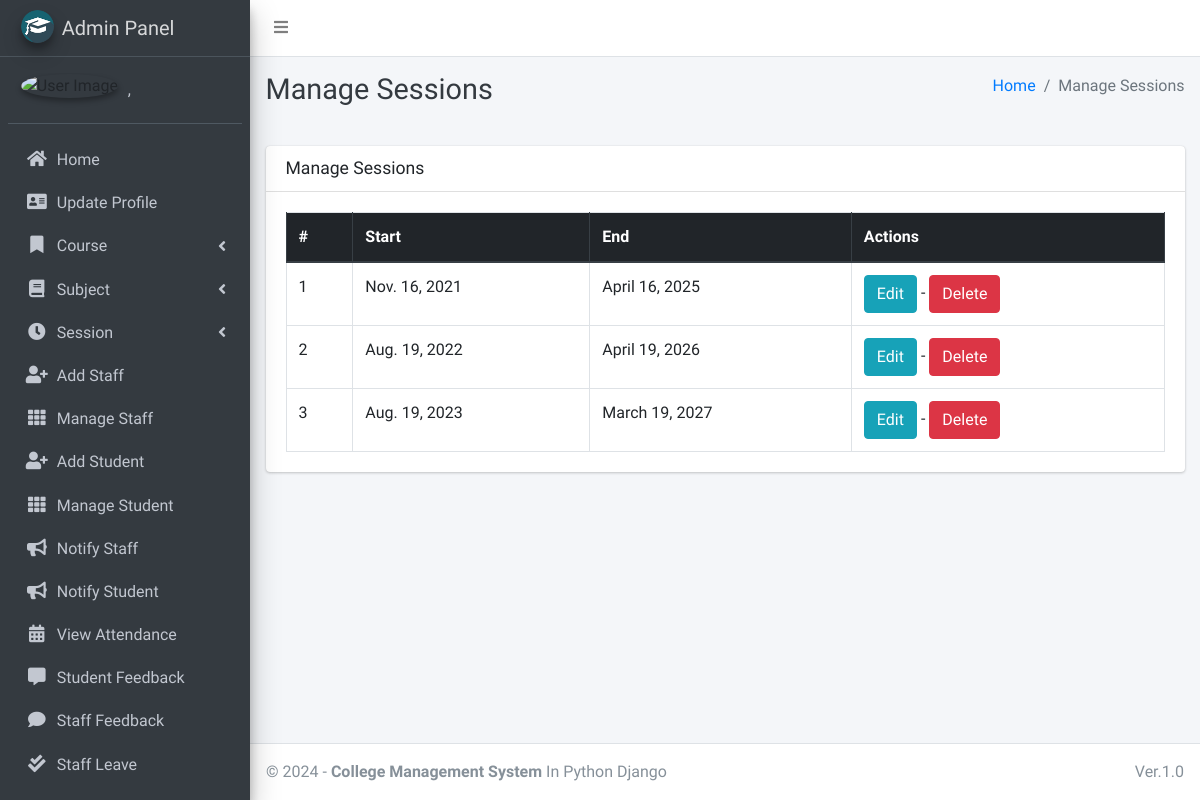
The page /session/manage/ (signed in) on the database as committed earlier.
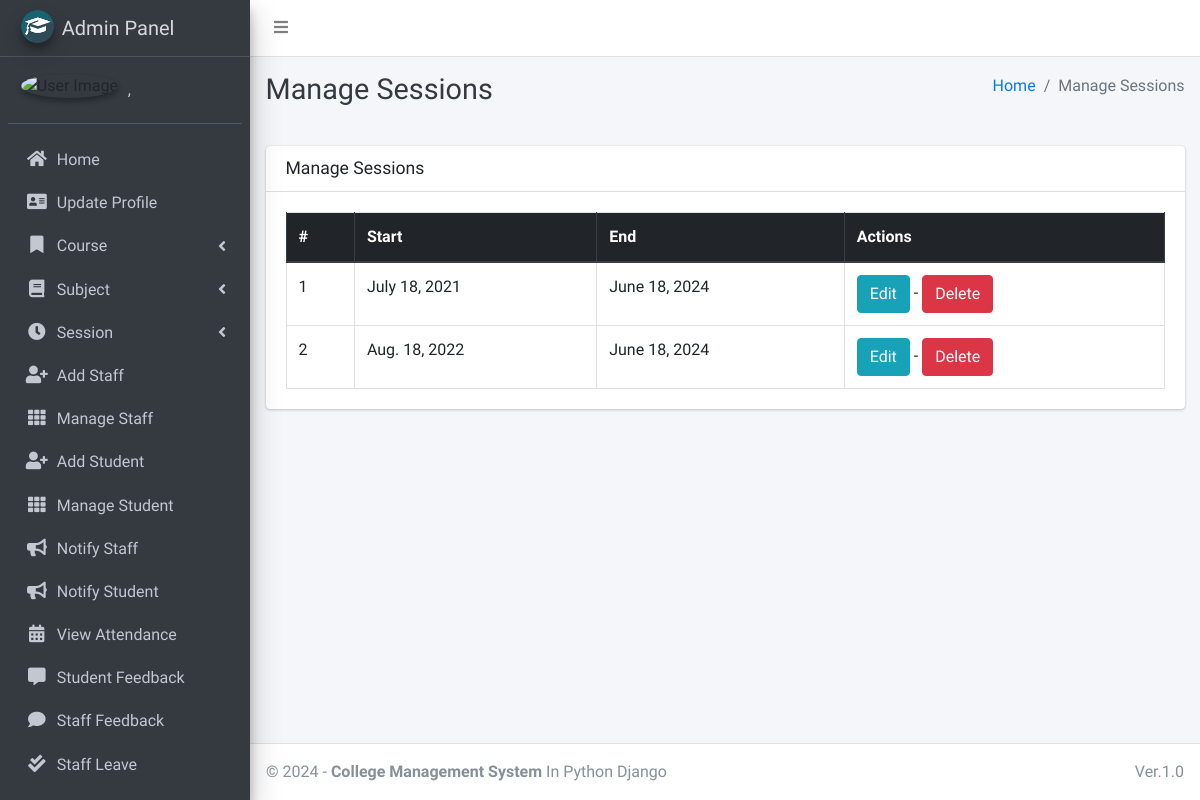
The same page on the database as committed later.
### main_app/models.py (models this page shows, shortened)
class Session(models.Model):
    start_year = models.DateField()
    end_year = models.DateField()

### main_app/hod_views.py (the view)
# urls.py: path("session/manage/", hod_views.manage_session, name='manage_session'),
def manage_session(request):
    sessions = Session.objects.all()
    context = {'sessions': sessions, 'page_title': 'Manage Sessions'}
    return render(request, "hod_template/manage_session.html", context)

### main_app/models.py (called while the page is built)
    def __str__(self):
        return self.last_name + ", " + self.first_name

### main_app/templates/hod_template/manage_session.html
{% extends 'main_app/base.html' %}
{% load static %}
{% block page_title %}{{page_title}}{% endblock page_title %}
{% block content %}
<section class="content">
    <div class="container-fluid">
        <div class="row">
            <div class="col-md-12">
                <div class="card">
                    <div class="card-header">
                        <h3 class="card-title">{{page_title}}</h3>
                    </div>
                    <div class="card-body">
                        <table id="example2" class="table table-bordered table-hover">
                            <thead class="thead-dark">
                                <tr>
                                    <th>#</th>
                                    <th>Start</th>
                                    <th>End</th>
                                    <th>Actions</th>
                                </tr>
                            </thead>
                            <tbody>
                                {% for session in sessions %}
                                <tr>
                                    <td>{{ forloop.counter }}</td>
                                    <td>{{session.start_year}}</td>
                                    <td>{{session.end_year}}</td>
                                    <td><a href="{% url 'edit_session' session.id %}" class="btn btn-info">Edit</a> - <a href="{% url 'delete_session' session.id %}" onclick="return confirm('Are you sure you want to delete this ?')" class="btn btn-danger">Delete</a> </td>
                                </tr>
                                {% endfor %}
                            </tbody>
                        </table>
                    </div>
                </div>
            </div>
        </div>
    </div>
</section>
{% endblock content %}

Rows that differ between the two databases and show on the page:
removed Session: start_year "Nov. 16, 2021", end_year "April 16, 2025"
removed Session: start_year "Aug. 19, 2022", end_year "April 19, 2026"
removed Session: start_year "Aug. 19, 2023", end_year "March 19, 2027"
added Session: start_year "July 18, 2021", end_year "June 18, 2024"
added Session: start_year "Aug. 18, 2022", end_year "June 18, 2024"
